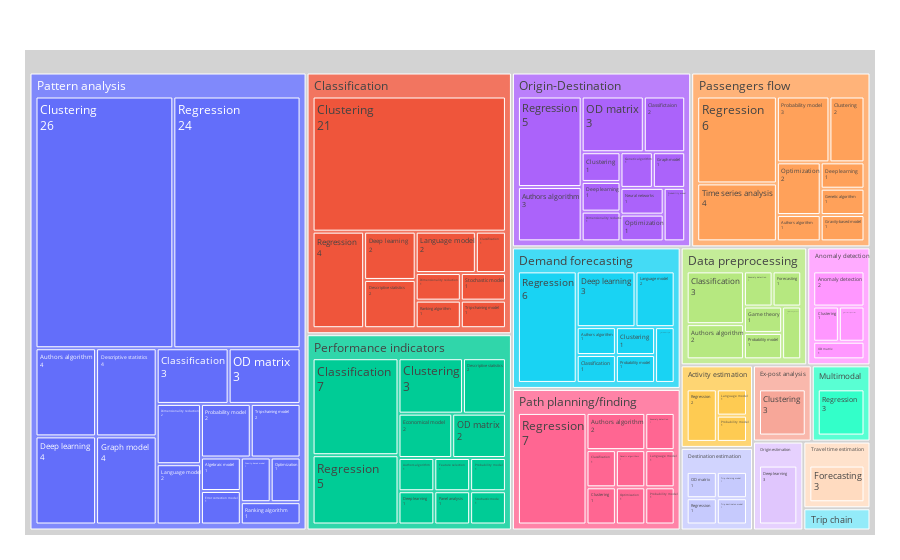

This figure's notebook cell:
### Markdown cell above
### Treemap Analysis-Model

### Code cell
aggregated_table = (
    data[columns]
    .groupby(["Analysis type", "Model", "Model type"])[["ID"]]
    .nunique()
    .groupby(["Analysis type", "Model type"])[["ID"]]
    .sum()    
    .sort_values(by="ID")
)
fig = px.treemap(
    aggregated_table.reset_index(),
    path=["Analysis type", "Model type"],
    values="ID",
)
fig.update_traces(
    root_color="lightgrey", textinfo="label+value"
)
fig.update_layout(margin = dict(t=50, l=25, r=25, b=25))
fig.write_image("img/treemap_analysis_model.pdf")
fig.show()

### Figure 1 — Plotly figure (JSON) as saved in the notebook; plotly's stock layout.template omitted (floating-point values rounded to 4 significant figures)
{"data": [{"branchvalues": "total", "domain": {"x": [0, 1], "y": [0, 1]}, "hovertemplate": "labels=%{label}<br>ID=%{value}<br>parent=%{parent}<br>id=%{id}<extra></extra>", "ids": ["Pattern analysis/Algebraic model", "Anomaly detection/Anomaly detection", "Data preprocessing/Anomaly detection", "Path planning/finding/Anomaly detection", "Data preprocessing/Authors algorithm", "Demand forecasting/Authors algorithm", "Origin-Destination/Authors algorithm", "Passengers flow/Authors algorithm", "Path planning/finding/Authors algorithm", "Pattern analysis/Authors algorithm", "Performance indicators/Authors algorithm", "Classification/Classification", "Data preprocessing/Classification", "Demand forecasting/Classification", "Path planning/finding/Classification", "Pattern analysis/Classification", "Performance indicators/Classification", "Origin-Destination/Classifictaion", "Anomaly detection/Clustering", "Classification/Clustering", "Demand forecasting/Clustering", "Ex-post analysis/Clustering", "Origin-Destination/Clustering", "Passengers flow/Clustering", "Path planning/finding/Clustering", "Pattern analysis/Clustering", "Performance indicators/Clustering", "Classification/Deep learning", "Demand forecasting/Deep learning", "Origin estimation/Deep learning", "Origin-Destination/Deep learning", "Passengers flow/Deep learning", "Pattern analysis/Deep learning", "Performance indicators/Deep learning", "Classification/Descriptive statistics", "Pattern analysis/Descriptive statistics", "Performance indicators/Descriptive statistics", "Anomaly detection/Dimensionality reduction", "Classification/Dimensionality reduction", "Origin-Destination/Dimensionality reduction", "Pattern analysis/Dimensionality reduction", "Performance indicators/Economical model", "Pattern analysis/Error correction model", "Performance indicators/Feature selection", "Data preprocessing/Forecasting", "Travel time estimation/Forecasting", "Data preprocessing/Game theory", "Origin-Destination/Genetic algorithm", "Passengers flow/Genetic algorithm", "Path planning/finding/Genetic algorithms", "Origin-Destination/Graph model", "Pattern analysis/Graph model", "Passengers flow/Gravity-based model", "Pattern analysis/Gravity-based model", "Activity estimation/Language model", "Classification/Language model", "Demand forecasting/Language model", "Path planning/finding/Language model", "Pattern analysis/Language model", "Origin-Destination/Neural networks", "Anomaly detection/OD matrix", "Destination estimation/OD matrix", "Origin-Destination/OD matrix", "Pattern analysis/OD matrix", "Performance indicators/OD matrix", "Origin-Destination/Optimization", "Passengers flow/Optimization", "Path planning/finding/Optimization", "Pattern analysis/Optimization", "Performance indicators/Panel analysis", "Activity estimation/Probability model", "Data preprocessing/Probability model", "Demand forecasting/Probability model", "Origin-Destination/Probability model", "Passengers flow/Probability model", "Path planning/finding/Probability model", "Pattern analysis/Probability model", "Performance indicators/Probability model", "Classification/Ranking algorithm", "Pattern analysis/Ranking algorithm", "Activity estimation/Regression", "Classification/Regression", "Demand forecasting/Regression", "Destination estimation/Regression", "Multimodal/Regression", "Origin-Destination/Regression", "Passengers flow/Regression", "Path planning/finding/Regression", "Pattern analysis/Regression", "Performance indicators/Regression", "Performance indicators/Stochastic mode", "Classification/Stochastic model", "Demand forecasting/Time series analysis", "Passengers flow/Time series analysis", "Destination estimation/Trip chaining model", "Destination estimation/Trip destinaton model", "Classification/Trip-chaining model", "Data preprocessing/Trip-chaining model", "Pattern analysis/Trip-chaining model", "Trip chain/Trip-chaining model", "Activity estimation", "Anomaly detection", "Classification", "Data preprocessing", "Demand forecasting", "Destination estimation", "Ex-post analysis", "Multimodal", "Origin estimation", "Origin-Destination", "Passengers flow", "Path planning/finding", "Pattern analysis", "Performance indicators", "Travel time estimation", "Trip chain"], "labels": ["Algebraic model", "Anomaly detection", "Anomaly detection", "Anomaly detection", "Authors algorithm", "Authors algorithm", "Authors algorithm", "Authors algorithm", "Authors algorithm", "Authors algorithm", "Authors algorithm", "Classification", "Classification", "Classification", "Classification", "Classification", "Classification", "Classifictaion", "Clustering", "Clustering", "Clustering", "Clustering", "Clustering", "Clustering", "Clustering", "Clustering", "Clustering", "Deep learning", "Deep learning", "Deep learning", "Deep learning", "Deep learning", "Deep learning", "Deep learning", "Descriptive statistics", "Descriptive statistics", "Descriptive statistics", "Dimensionality reduction", "Dimensionality reduction", "Dimensionality reduction", "Dimensionality reduction", "Economical model", "Error correction model", "Feature selection", "Forecasting", "Forecasting", "Game theory", "Genetic algorithm", "Genetic algorithm", "Genetic algorithms", "Graph model", "Graph model", "Gravity-based model", "Gravity-based model", "Language model", "Language model", "Language model", "Language model", "Language model", "Neural networks", "OD matrix", "OD matrix", "OD matrix", "OD matrix", "OD matrix", "Optimization", "Optimization", "Optimization", "Optimization", "Panel analysis", "Probability model", "Probability model", "Probability model", "Probability model", "Probability model", "Probability model", "Probability model", "Probability model", "Ranking algorithm", "Ranking algorithm", "Regression", "Regression", "Regression", "Regression", "Regression", "Regression", "Regression", "Regression", "Regression", "Regression", "Stochastic mode", "Stochastic model", "Time series analysis", "Time series analysis", "Trip chaining model", "Trip destinaton model", "Trip-chaining model", "Trip-chaining model", "Trip-chaining model", "Trip-chaining model", "Activity estimation", "Anomaly detection", "Classification", "Data preprocessing", "Demand forecasting", "Destination estimation", "Ex-post analysis", "Multimodal", "Origin estimation", "Origin-Destination", "Passengers flow", "Path planning/finding", "Pattern analysis", "Performance indicators", "Travel time estimation", "Trip chain"], "name": "", "parents": ["Pattern analysis", "Anomaly detection", "Data preprocessing", "Path planning/finding", "Data preprocessing", "Demand forecasting", "Origin-Destination", "Passengers flow", "Path planning/finding", "Pattern analysis", "Performance indicators", "Classification", "Data preprocessing", "Demand forecasting", "Path planning/finding", "Pattern analysis", "Performance indicators", "Origin-Destination", "Anomaly detection", "Classification", "Demand forecasting", "Ex-post analysis", "Origin-Destination", "Passengers flow", "Path planning/finding", "Pattern analysis", "Performance indicators", "Classification", "Demand forecasting", "Origin estimation", "Origin-Destination", "Passengers flow", "Pattern analysis", "Performance indicators", "Classification", "Pattern analysis", "Performance indicators", "Anomaly detection", "Classification", "Origin-Destination", "Pattern analysis", "Performance indicators", "Pattern analysis", "Performance indicators", "Data preprocessing", "Travel time estimation", "Data preprocessing", "Origin-Destination", "Passengers flow", "Path planning/finding", "Origin-Destination", "Pattern analysis", "Passengers flow", "Pattern analysis", "Activity estimation", "Classification", "Demand forecasting", "Path planning/finding", "Pattern analysis", "Origin-Destination", "Anomaly detection", "Destination estimation", "Origin-Destination", "Pattern analysis", "Performance indicators", "Origin-Destination", "Passengers flow", "Path planning/finding", "Pattern analysis", "Performance indicators", "Activity estimation", "Data preprocessing", "Demand forecasting", "Origin-Destination", "Passengers flow", "Path planning/finding", "Pattern analysis", "Performance indicators", "Classification", "Pattern analysis", "Activity estimation", "Classification", "Demand forecasting", "Destination estimation", "Multimodal", "Origin-Destination", "Passengers flow", "Path planning/finding", "Pattern analysis", "Performance indicators", "Performance indicators", "Classification", "Demand forecasting", "Passengers flow", "Destination estimation", "Destination estimation", "Classification", "Data preprocessing", "Pattern analysis", "Trip chain", "", "", "", "", "", "", "", "", "", "", "", "", "", "", "", ""], "root": {"color": "lightgrey"}, "textinfo": "label+value", "type": "treemap", "values": [1, 2, 1, 1, 2, 1, 3, 1, 2, 4, 1, 1, 3, 1, 1, 3, 7, 2, 1, 21, 1, 3, 1, 2, 1, 26, 3, 2, 3, 3, 1, 1, 4, 1, 2, 4, 2, 1, 1, 1, 2, 2, 1, 1, 1, 3, 1, 1, 1, 1, 1, 4, 1, 1, 1, 2, 2, 1, 2, 1, 1, 1, 3, 3, 2, 1, 2, 1, 1, 1, 1, 1, 1, 1, 3, 1, 2, 1, 1, 1, 2, 4, 6, 1, 3, 5, 6, 7, 24, 5, 1, 1, 1, 4, 1, 1, 1, 1, 2, 1, 4, 5, 36, 10, 16, 4, 3, 3, 3, 21, 21, 16, 85, 27, 3, 1]}], "layout": {"legend": {"tracegroupgap": 0}, "margin": {"b": 25, "l": 25, "r": 25, "t": 50}}}
